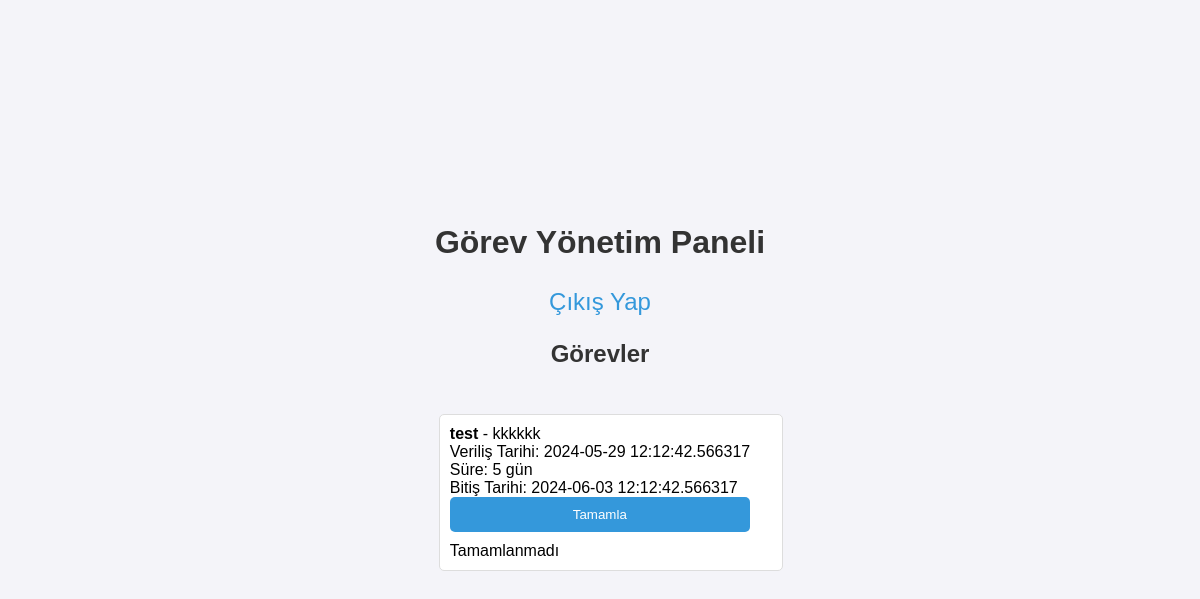
The app's page /dashboard (signed in) with its own data.
### app.py (models this page shows)
class Task(db.Model):
    id = db.Column(db.Integer, primary_key=True)
    title = db.Column(db.String(150), nullable=False)
    description = db.Column(db.String(500), nullable=False)
    assigned_to = db.Column(db.Integer, db.ForeignKey('user.id'), nullable=False)
    created_at = db.Column(db.DateTime, default=datetime.utcnow)
    duration = db.Column(db.Integer, nullable=False)  # Gün cinsinden süre
    due_date = db.Column(db.DateTime, nullable=True)
    completed = db.Column(db.Boolean, default=False)
    completion_date = db.Column(db.DateTime, nullable=True)
    assigned_user = db.relationship('User', backref=db.backref('tasks', lazy=True))

### app.py (the view)
@app.route('/dashboard')
def dashboard():
    if 'user_id' not in session:
        return redirect(url_for('login'))
    if session['is_admin']:
        tasks = Task.query.all()
        users = User.query.filter_by(is_admin=False).all()  # Tüm mitarbeiter kullanıcıları al
        return render_template('dashboard_admin.html', tasks=tasks, users=users)
    else:
        tasks = Task.query.filter_by(assigned_to=session['user_id']).all()
        return render_template('dashboard.html', tasks=tasks)

### templates/dashboard.html (shortened to what this page needs)
<!DOCTYPE html>
<html lang="de">
<head>
    <link rel="stylesheet" href="{{ url_for('static', filename='style.css') }}">
</head>
<body>
    <h1>Görev Yönetim Paneli</h1>
    <a href="{{ url_for('logout') }}">Çıkış Yap</a>
    <h2>Görevler</h2>
    <ul>
    {% for task in tasks %}
        <li>
            <strong>{{ task.title }}</strong> - {{ task.description }} <br>
            Veriliş Tarihi: {{ task.created_at }} <br>
            Süre: {{ task.duration }} gün <br>
            Bitiş Tarihi: {{ task.due_date }} <br>
            {% if not task.completed %}
                <form action="{{ url_for('complete_task', task_id=task.id) }}" method="POST" style="display: inline;">
                    <button type="submit">Tamamla</button>
                </form>
                <span class="not-completed">Tamamlanmadı</span>
            {% else %}
                Tamamlanma Tarihi: {{ task.completion_date }} <br>
                <span class="completed">Tamamlandı</span>
            {% endif %}
        </li>
    {% endfor %}
    </ul>
</body>
</html>

### static/style.css (style rules this page uses)
body { font-family: Arial, sans-serif; margin: 0; padding: 0; display: flex; flex-direction: column; align-items: center; justify-content: center; min-height: 100vh; background-color: #f4f4f9; }
h1, h2 { color: #333; }
a { color: #3498db; text-decoration: none; margin: 5px; font-size: x-large; }
form { display: flex; flex-direction: column; margin: 20px 0; }
input, button { padding: 10px; margin-bottom: 10px; border: 1px solid #ddd; border-radius: 5px; width: 100%; max-width: 300px; }
button { background-color: #3498db; color: white; border: none; cursor: pointer; }
ul { list-style-type: none; padding: 0; }
li { background: #fff; margin: 10px 0; padding: 10px; border: 1px solid #ddd; border-radius: 5px; width: 100%; max-width: 500px; }

### records on screen
Task: title "test", description "kkkkkk", created_at "2024-05-29 12:12:42.566317", duration "5", due_date "2024-06-03 12:12:42.566317"
